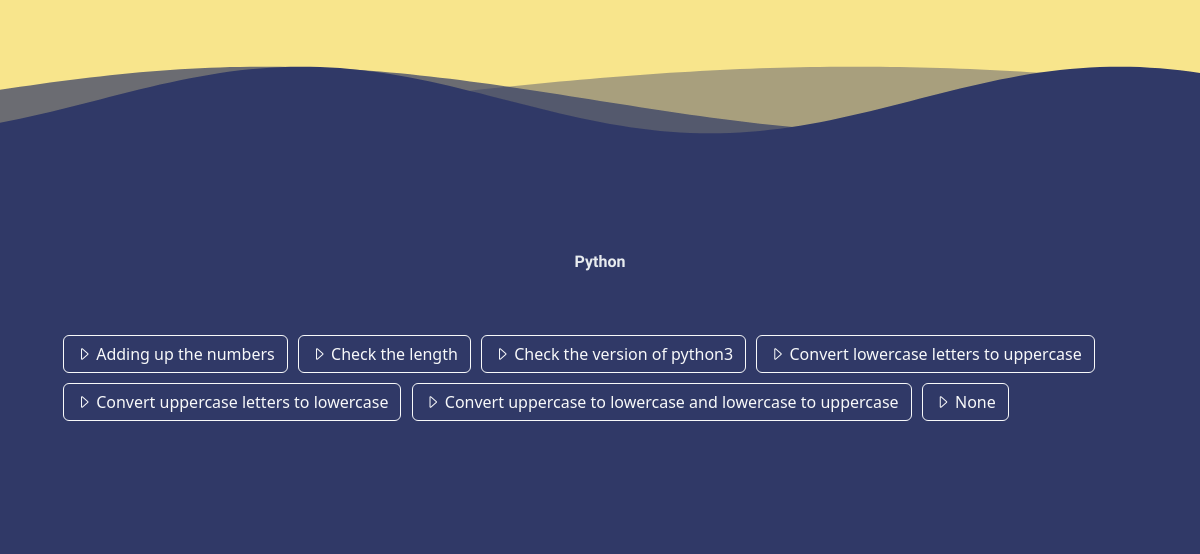
The app's page /python with its own data.
### index/models.py (models this page shows, shortened)
class Spell(models.Model):
    name = models.CharField(max_length=100)
    color = models.CharField(max_length=7, default="#303967")
    category = models.ManyToManyField(Category)
    language = models.ManyToManyField(Language)
    language_name = models.CharField(max_length=100, default="language_name")
    library = models.ManyToManyField(Library)
    library_name = models.CharField(max_length=100, default="library_name")
    library_hp = models.CharField(max_length=100, default="library_hp")
    library_github = models.CharField(max_length=100, default="library_github")
    forwhat = models.TextField(default="None")
    forwhat_ja = models.TextField(default="None")
    example_in = models.TextField(default="None")
    example_out = models.TextField(default="None")
    reference = models.TextField(default="None")
    explanation = models.TextField(default="None")

### index/views.py (the view)
# urls.py: path('python', views.python_view, name='python'),
def python_view(request):
    category_list = Category.objects.all()
    language_list = Language.objects.filter(name__iexact='python')
    library_list = Library.objects.filter(language_name__iexact='python')
    spell_list = Spell.objects.filter(language_name__iexact='python').order_by('forwhat')
    return render(request, 'index/python.html', {'category_list': category_list, \
                                                'language_list': language_list, \
                                                'library_list': library_list, \
                                                'spell_list': spell_list
                                                })

### index/templates/index/python.html (shortened to what this page needs)
{% extends 'base.html' %}
{% block content %}
<div id="main">
    <div id="cover">
        <div class="wave">
            <canvas id="waveCanvas"></canvas>
        </div>
    </div>
    <div id="index">
        <div class="alphabet">
            <p class="fontAccent colorNav">Python</p>
        </div>
        <p><br></p>
        <div class="spell">
            {% for spell in spell_list %}
                <button type="button" id="spell_{{spell.id}}" class="spellList btn btn-outline-light"><i class="bi bi-caret-right"></i> {{spell.forwhat}}</button>
            {% endfor %}
        </div>
    </div>
{% endblock content %}

### templates/base.html (style rules this page uses)
body { background: #303967; }
.colorNav { color: #e8ecef; }
.fontAccent { font-family: 'Ubuntu', sans-serif; font-weight: bold; }

### index/templates/index/python.html (style rules this page uses)
#cover { background-color: #f8e58c; height: 250px; position:relative; }
canvas { position: absolute; bottom: 0; left:0; width: 100%; }
#index { background-color: #303967; color: #fff; padding: 0px 60px 100px; }
#index button { margin: 5px 3px; }
.alphabet { text-align: center; }
.spell button { margin: 5px 3px; }

### records on screen
Spell: forwhat "Adding up the numbers"
Spell: forwhat "Check the length"
Spell: forwhat "Check the version of python3"
Spell: forwhat "Convert lowercase letters to uppercase"
Spell: forwhat "Convert uppercase letters to lowercase"
Spell: forwhat "Convert uppercase to lowercase and lowercase to uppercase"
Spell: forwhat "None"
